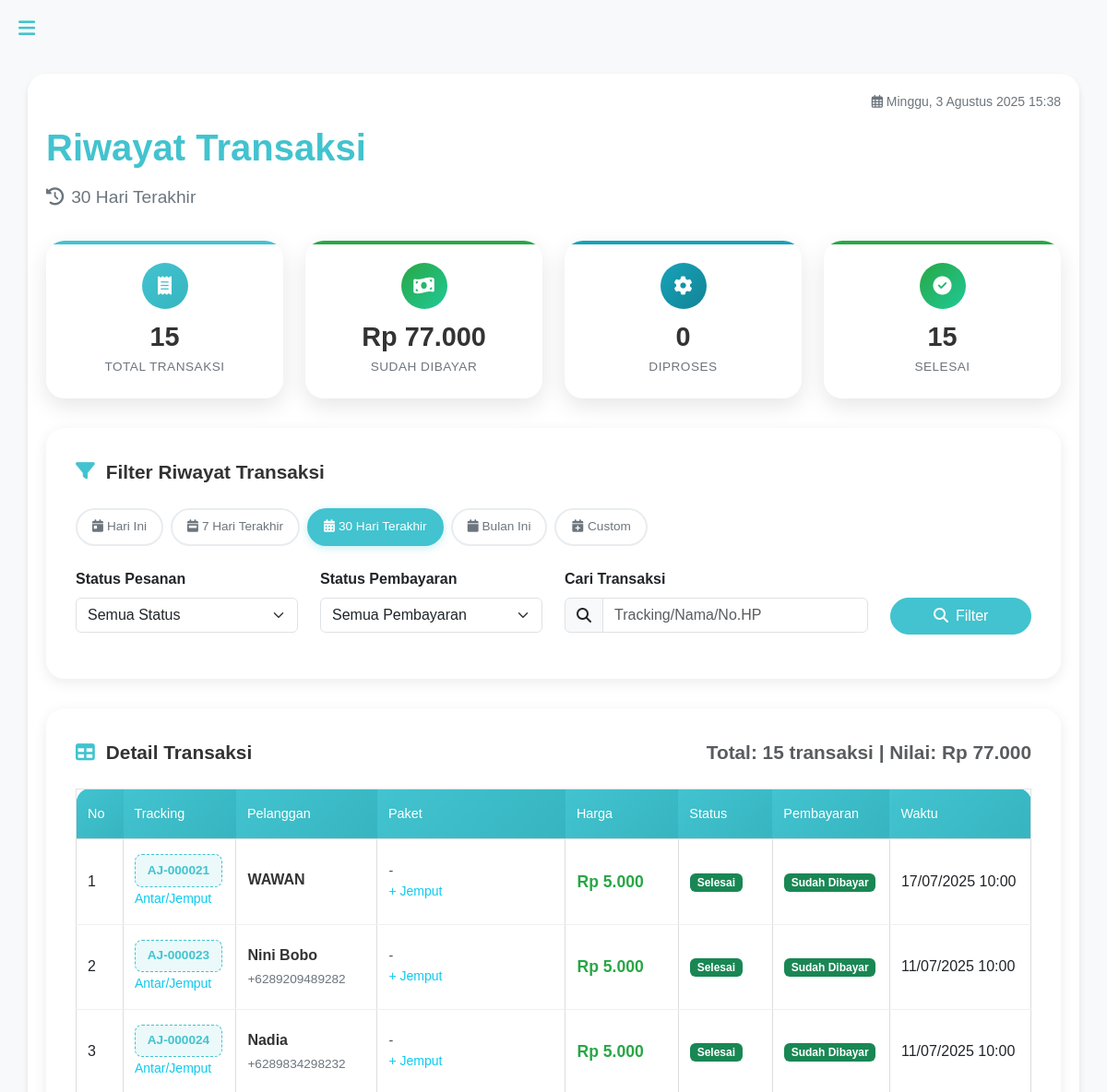
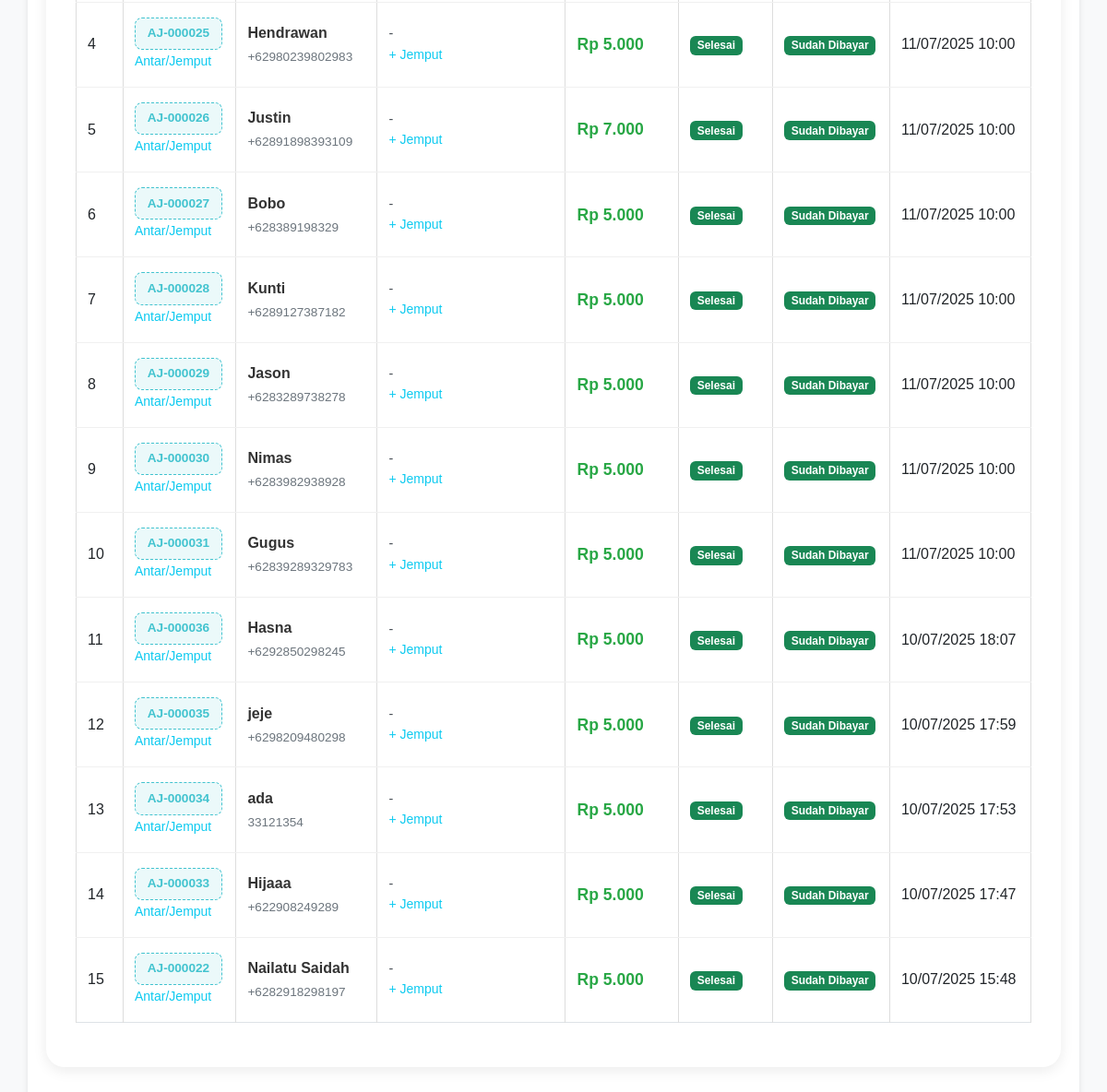
Page /admin/riwayat-transaksi.php?periode=30_hari (signed in) on the committed database (2 pictures, top to bottom).
### tables this page shows
CREATE TABLE `antar_jemput` (
  `id` int NOT NULL,
  `id_pesanan` int DEFAULT NULL,
  `tracking_code` varchar(20) DEFAULT NULL,
  `nama_pelanggan` varchar(100) DEFAULT NULL,
  `no_hp` varchar(15) DEFAULT NULL,
  `id_pelanggan` int DEFAULT NULL,
  `layanan` enum('antar','jemput','antar-jemput') NOT NULL,
  `alamat_antar` text,
  `alamat_jemput` text,
  `status` enum('menunggu','dalam perjalanan','selesai') NOT NULL DEFAULT 'menunggu',
  `selesai_at` datetime DEFAULT NULL,
  `waktu_antar` datetime DEFAULT NULL,
  `waktu_jemput` datetime DEFAULT NULL,
  `harga` decimal(10,2) NOT NULL DEFAULT '5000.00',
  `deleted_at` timestamp NULL DEFAULT NULL,
  `status_pembayaran` enum('belum_dibayar','sudah_dibayar') NOT NULL DEFAULT 'belum_dibayar'
);

### admin/riwayat-transaksi.php (the view, shortened to what this page needs)
<?php
include '../includes/db.php';
function formatTanggalIndonesia($tanggal) {
    $hari = array(
        'Minggu', 'Senin', 'Selasa', 'Rabu', 'Kamis', 'Jumat', 'Sabtu'
    );
    $bulan = array(
        1 => 'Januari', 'Februari', 'Maret', 'April', 'Mei', 'Juni',
        'Juli', 'Agustus', 'September', 'Oktober', 'November', 'Desember'
    );
    $timestamp = strtotime($tanggal);
    $hari_ini = $hari[date('w', $timestamp)];
    $tanggal_ini = date('j', $timestamp);
    $bulan_ini = $bulan[date('n', $timestamp)];
    $tahun_ini = date('Y', $timestamp);
    $jam = date('H:i', $timestamp);
    return "$hari_ini, $tanggal_ini $bulan_ini $tahun_ini $jam";
}
$tanggal_sekarang = formatTanggalIndonesia(date('Y-m-d H:i:s'));
$periode_filter = isset($_GET['periode']) ? $_GET['periode'] : 'hari_ini';
$tanggal_dari = isset($_GET['tanggal_dari']) ? $_GET['tanggal_dari'] : '';
$tanggal_sampai = isset($_GET['tanggal_sampai']) ? $_GET['tanggal_sampai'] : '';
$search = isset($_GET['search']) ? htmlspecialchars($_GET['search'], ENT_QUOTES) : '';
$periode_text = "";
switch ($periode_filter) {
    case '30_hari':
        $periode_text = "30 Hari Terakhir";
        break;
}
$antar_query = "SELECT
    aj.id,
    CONCAT('AJ-', LPAD(aj.id, 6, '0')) as tracking_code,
    aj.harga as harga,
    aj.status,
    aj.status_pembayaran,
    COALESCE(aj.selesai_at, COALESCE(aj.waktu_antar, aj.waktu_jemput)) as waktu,
    COALESCE(pl.nama, aj.nama_pelanggan, 'Pelanggan') as nama_pelanggan,
    COALESCE(pl.no_hp, '') as no_hp,
    '-' as paket_list,
    aj.harga as harga_antar_jemput,
    aj.layanan as layanan_antar_jemput,
    'antar_jemput' as sumber
FROM antar_jemput aj
LEFT JOIN pelanggan pl ON aj.id_pelanggan = pl.id
WHERE aj.status = 'selesai' AND aj.status_pembayaran = 'sudah_dibayar' AND aj.deleted_at IS NULL AND aj.id_pesanan IS NULL";
if ($periode_filter === 'hari_ini') {
    $antar_query .= " AND DATE(COALESCE(aj.selesai_at, COALESCE(aj.waktu_antar, aj.waktu_jemput))) = CURDATE() ";
} elseif ($periode_filter === '7_hari') {
    $antar_query .= " AND DATE(COALESCE(aj.selesai_at, COALESCE(aj.waktu_antar, aj.waktu_jemput))) BETWEEN DATE_SUB(CURDATE(), INTERVAL 6 DAY) AND CURDATE() ";
} elseif ($periode_filter === '30_hari') {
    $antar_query .= " AND DATE(COALESCE(aj.selesai_at, COALESCE(aj.waktu_antar, aj.waktu_jemput))) BETWEEN DATE_SUB(CURDATE(), INTERVAL 29 DAY) AND CURDATE() ";
} elseif ($periode_filter === 'bulan_ini') {
    $antar_query .= " AND MONTH(COALESCE(aj.selesai_at, COALESCE(aj.waktu_antar, aj.waktu_jemput))) = MONTH(CURDATE()) AND YEAR(COALESCE(aj.selesai_at, COALESCE(aj.waktu_antar, aj.waktu_jemput))) = YEAR(CURDATE()) ";
} elseif ($periode_filter === 'custom' && !empty($tanggal_dari) && !empty($tanggal_sampai)) {
    $antar_query .= " AND DATE(COALESCE(aj.selesai_at, COALESCE(aj.waktu_antar, aj.waktu_jemput))) BETWEEN '$tanggal_dari' AND '$tanggal_sampai' ";
}
$antar_result = $conn->query($antar_query);
$all_transaksi = [];
if ($antar_result) {
    while ($row = $antar_result->fetch_assoc()) {
        $all_transaksi[] = $row;
    }
}
usort($all_transaksi, function($a, $b) {
    return strtotime($b['waktu']) - strtotime($a['waktu']);
});
$stat_total_transaksi = count($all_transaksi);
$stat_total_nilai = 0;
$stat_status_diproses = 0;
$stat_status_selesai = 0;
foreach ($all_transaksi as $row) {
    $stat_total_nilai += (int)($row['harga'] ?? 0);
    if (isset($row['status']) && (strtolower($row['status']) === 'selesai' || strtolower($row['status']) === 'completed')) {
        $stat_status_selesai++;
    }
}
function formatTanggalSingkat($tanggal) {
    return date('d/m/Y H:i', strtotime($tanggal));
}
function formatRupiah($angka) {
    $angka = $angka ?? 0;
    return "Rp " . number_format($angka, 0, ',', '.');
}
function getStatusBadge($status) {
    $status = trim(strtolower($status));
    switch ($status) {
        case 'selesai':
        case 'completed':
            return '<span class="badge bg-success">Selesai</span>';
    }
}
function getPembayaranBadge($status) {
    $status = trim(strtolower($status));
    switch ($status) {
        case 'sudah_dibayar':
        case 'sudah dibayar':
        case 'paid':
            return '<span class="badge bg-success">Sudah Dibayar</span>';
    }
}
?>
<!DOCTYPE html>
<html lang="id">
<head>
    <link rel="stylesheet" href="https://cdn.jsdelivr.net/npm/bootstrap@5.3.0/dist/css/bootstrap.min.css">
    <link rel="stylesheet" href="https://cdnjs.cloudflare.com/ajax/libs/font-awesome/6.4.0/css/all.min.css">
    <link rel="stylesheet" href="../assets/css/admin/styles.css">
    <link rel="stylesheet" href="https://cdn.jsdelivr.net/npm/flatpickr/dist/flatpickr.min.css">
</head>
<body>
    <?php include 'sidebar-admin.php'; ?>
    <div class="content" id="content">
        <div class="container">
            <div class="current-date">
                <i class="far fa-calendar-alt"></i> <?php echo $tanggal_sekarang; ?>
            </div>
            <h1 class="page-title">Riwayat Transaksi</h1>
            <div class="periode-subtitle">
                <i class="fas fa-history me-2"></i><?php echo $periode_text; ?>
            </div>
            <div class="stats-dashboard">
    <div class="stat-card primary">
        <div class="stat-icon primary">
            <i class="fas fa-receipt"></i>
        </div>
        <div class="stat-number"><?php echo $stat_total_transaksi; ?></div>
        <div class="stat-label">Total Transaksi</div>
    </div>
    <div class="stat-card success">
        <div class="stat-icon success">
            <i class="fas fa-money-bill-wave"></i>
        </div>
        <div class="stat-number"><?php echo formatRupiah($stat_total_nilai); ?></div>
        <div class="stat-label">Sudah Dibayar</div>
    </div>
    <div class="stat-card info">
        <div class="stat-icon info">
            <i class="fas fa-cog"></i>
        </div>
        <div class="stat-number"><?php echo $stat_status_diproses; ?></div>
        <div class="stat-label">Diproses</div>
    </div>
    <div class="stat-card success">
        <div class="stat-icon success">
            <i class="fas fa-check-circle"></i>
        </div>
        <div class="stat-number"><?php echo $stat_status_selesai; ?></div>
        <div class="stat-label">Selesai</div>
    </div>
</div>
            <div class="filter-container">
                <div class="filter-title">
                    <i class="fas fa-filter"></i>Filter Riwayat Transaksi
                </div>
                <div class="periode-buttons">
                    <a href="?periode=hari_ini" class="periode-btn <?php echo $periode_filter === 'hari_ini' ? 'active' : ''; ?>">
                        <i class="fas fa-calendar-day me-1"></i>Hari Ini
                    </a>
                    <a href="?periode=7_hari" class="periode-btn <?php echo $periode_filter === '7_hari' ? 'active' : ''; ?>">
                        <i class="fas fa-calendar-week me-1"></i>7 Hari Terakhir
                    </a>
                    <a href="?periode=30_hari" class="periode-btn <?php echo $periode_filter === '30_hari' ? 'active' : ''; ?>">
                        <i class="fas fa-calendar-alt me-1"></i>30 Hari Terakhir
                    </a>
                    <a href="?periode=bulan_ini" class="periode-btn <?php echo $periode_filter === 'bulan_ini' ? 'active' : ''; ?>">
                        <i class="fas fa-calendar me-1"></i>Bulan Ini
                    </a>
                    <button type="button" class="periode-btn <?php echo $periode_filter === 'custom' ? 'active' : ''; ?>" onclick="toggleCustomDate()">
                        <i class="fas fa-calendar-plus me-1"></i>Custom
                    </button>
                </div>
                <form method="GET" action="">
                    <div class="row">
                        <div class="col-md-3">
                            <div class="mb-3">
                                <label class="form-label fw-semibold">Status Pesanan</label>
                                <select class="form-select" name="status">
    <option value="">Semua Status</option>
</select>
                            </div>
                        </div>
                        <div class="col-md-3">
                            <div class="mb-3">
                                <label class="form-label fw-semibold">Status Pembayaran</label>
                                <select class="form-select" name="pembayaran">
                                    <option value="">Semua Pembayaran</option>
                                </select>
                            </div>
                        </div>
                        <div class="col-md-4">
                            <div class="mb-3">
                                <label class="form-label fw-semibold">Cari Transaksi</label>
                                <div class="input-group">
                                    <span class="input-group-text"><i class="fas fa-search"></i></span>
                                    <input type="text" class="form-control" name="search" placeholder="Tracking/Nama/No.HP" value="<?php echo htmlspecialchars($search); ?>">
                                </div>
                            </div>
                        </div>
                        <div class="col-md-2">
                            <div class="mb-3">
                                <label class="form-label">&nbsp;</label>
                                <div class="d-grid">
                                    <button type="submit" class="btn btn-primary">
                                        <i class="fas fa-search me-2"></i>Filter
                                    </button>
                                </div>
                            </div>
                        </div>
                    </div>
                </form>
            </div>
            <div class="table-container">
                <div class="table-title">
                    <span><i class="fas fa-table"></i>Detail Transaksi</span>
                    <div class="text-muted">
                        Total: <?php echo $stat_total_transaksi; ?> transaksi |
                        Nilai: <?php echo formatRupiah($stat_total_nilai); ?>
                    </div>
                </div>
                <?php if (count($all_transaksi) > 0): ?>
                    <div class="desktop-table">
                        <div class="table-responsive">
                            <table class="table">
                                <thead>
                                    <tr>
                                        <th width="50">No</th>
                                        <th width="120">Tracking</th>
                                        <th width="150">Pelanggan</th>
                                        <th width="200">Paket</th>
                                        <th width="120">Harga</th>
                                        <th width="100">Status</th>
                                        <th width="120">Pembayaran</th>
                                        <th width="150">Waktu</th>
                                    </tr>
                                </thead>
                                <tbody>
                                    <?php
                                    $no = 1;
                                    foreach ($all_transaksi as $row):
                                        $total_harga = $row['harga'];
                                        $is_antar = ($row['sumber'] === 'antar_jemput');
                                    ?>
                                        <tr>
                                            <td><?php echo $no++; ?></td>
                                            <td>
                                                <span class="tracking-id"><?php echo $row['tracking_code']; ?></span>
                                                <?php if ($is_antar): ?><br><small class="text-info">Antar/Jemput</small><?php endif; ?>
                                            </td>
                                            <td>
                                                <div class="customer-info"><?php echo htmlspecialchars($row['nama_pelanggan']); ?></div>
                                                <div class="customer-phone"><?php echo $row['no_hp']; ?></div>
                                            </td>
                                            <td>
                                                <div class="paket-info"><?php echo htmlspecialchars($row['paket_list']); ?></div>
                                                <?php if (!empty($row['layanan_antar_jemput'])): ?>
                                                    <small class="text-info">+ <?php echo ucfirst($row['layanan_antar_jemput']); ?></small>
                                                <?php endif; ?>
                                            </td>
                                            <td>
                                                <div class="price-amount"><?php echo formatRupiah($total_harga); ?></div>
                                            </td>
                                            <td><?php echo getStatusBadge($row['status']); ?></td>
                                            <td><?php echo getPembayaranBadge($row['status_pembayaran']); ?></td>
                                            <td><?php echo formatTanggalSingkat($row['waktu']); ?></td>
                                        </tr>
                                    <?php endforeach; ?>
                                </tbody>
                            </table>
                        </div>
                    </div>
                <?php endif; ?>
            </div>
        </div>
    </div>
</body>
</html>

### assets/css/admin/styles.css (style rules this page uses)
body { font-family: Arial, sans-serif; background-color: #f8f9fa; margin: 0; }
.container { background-color: #fff; border-radius: 20px; box-shadow: 0 4px 6px rgba(0, 0, 0, 0.1); padding: 20px; }
h1 { color: #42c3cf; }
.btn-primary { background-color: #42c3cf; border-color: #42c3cf; border-radius: 30px; padding: 7px 20px; }
table thead { background-color: #42c3cf; color: #fff; }
table tbody tr:nth-child(even) { background-color: #f9fafa; }
.content { margin-left: 260px; padding: 35px; transition: all 0.3s ease-in-out; }
table { width: 100%; border-collapse: collapse; }
table, th, td { border: 1px solid #ddd; }
th, td { padding: 10px; }
th { background-color: #42c3cf; color: white; }
.content::after { content: "© Destio Wahyu - Zeea Laundry. All Rights Reserved."; display: block; text-align: center; font-size: 14px; color: #666; margin-top: 20px; padding: 10px 0; border-top: 1px solid #eee; }
@media (max-width: 1440px) { .content { padding: 80px 18px; margin-left: 0; } }

### rows in the picture
antar_jemput: tracking_code "AJ-000021", nama_pelanggan "WAWAN", paket_list "-", layanan "Jemput", harga "Rp 5.000", status "Selesai", status_pembayaran "Sudah Dibayar", waktu "17/07/2025 10:00"
antar_jemput: tracking_code "AJ-000023", nama_pelanggan "Nini Bobo", no_hp "+6289209489282", paket_list "-", layanan "Jemput", harga "Rp 5.000", status "Selesai", status_pembayaran "Sudah Dibayar", waktu "11/07/2025 10:00"
antar_jemput: tracking_code "AJ-000024", nama_pelanggan "Nadia", no_hp "+6289834298232", paket_list "-", layanan "Jemput", harga "Rp 5.000", status "Selesai", status_pembayaran "Sudah Dibayar", waktu "11/07/2025 10:00"
antar_jemput: tracking_code "AJ-000025", nama_pelanggan "Hendrawan", no_hp "+62980239802983", paket_list "-", layanan "Jemput", harga "Rp 5.000", status "Selesai", status_pembayaran "Sudah Dibayar", waktu "11/07/2025 10:00"
antar_jemput: tracking_code "AJ-000026", nama_pelanggan "Justin", no_hp "+62891898393109", paket_list "-", layanan "Jemput", harga "Rp 7.000", status "Selesai", status_pembayaran "Sudah Dibayar", waktu "11/07/2025 10:00"
antar_jemput: tracking_code "AJ-000027", nama_pelanggan "Bobo", no_hp "+628389198329", paket_list "-", layanan "Jemput", harga "Rp 5.000", status "Selesai", status_pembayaran "Sudah Dibayar", waktu "11/07/2025 10:00"
antar_jemput: tracking_code "AJ-000028", nama_pelanggan "Kunti", no_hp "+6289127387182", paket_list "-", layanan "Jemput", harga "Rp 5.000", status "Selesai", status_pembayaran "Sudah Dibayar", waktu "11/07/2025 10:00"
antar_jemput: tracking_code "AJ-000029", nama_pelanggan "Jason", no_hp "+6283289738278", paket_list "-", layanan "Jemput", harga "Rp 5.000", status "Selesai", status_pembayaran "Sudah Dibayar", waktu "11/07/2025 10:00"
antar_jemput: tracking_code "AJ-000030", nama_pelanggan "Nimas", no_hp "+6283982938928", paket_list "-", layanan "Jemput", harga "Rp 5.000", status "Selesai", status_pembayaran "Sudah Dibayar", waktu "11/07/2025 10:00"
antar_jemput: tracking_code "AJ-000031", nama_pelanggan "Gugus", no_hp "+62839289329783", paket_list "-", layanan "Jemput", harga "Rp 5.000", status "Selesai", status_pembayaran "Sudah Dibayar", waktu "11/07/2025 10:00"
antar_jemput: tracking_code "AJ-000036", nama_pelanggan "Hasna", no_hp "+6292850298245", paket_list "-", layanan "Jemput", harga "Rp 5.000", status "Selesai", status_pembayaran "Sudah Dibayar", waktu "10/07/2025 18:07"
antar_jemput: tracking_code "AJ-000035", nama_pelanggan "jeje", no_hp "+6298209480298", paket_list "-", layanan "Jemput", harga "Rp 5.000", status "Selesai", status_pembayaran "Sudah Dibayar", waktu "10/07/2025 17:59"
antar_jemput: tracking_code "AJ-000034", nama_pelanggan "ada", no_hp "33121354", paket_list "-", layanan "Jemput", harga "Rp 5.000", status "Selesai", status_pembayaran "Sudah Dibayar", waktu "10/07/2025 17:53"
antar_jemput: tracking_code "AJ-000033", nama_pelanggan "Hijaaa", no_hp "+622908249289", paket_list "-", layanan "Jemput", harga "Rp 5.000", status "Selesai", status_pembayaran "Sudah Dibayar", waktu "10/07/2025 17:47"
antar_jemput: tracking_code "AJ-000022", nama_pelanggan "Nailatu Saidah", no_hp "+6282918298197", paket_list "-", layanan "Jemput", harga "Rp 5.000", status "Selesai", status_pembayaran "Sudah Dibayar", waktu "10/07/2025 15:48"

### other values in the picture
$tanggal_sekarang "Minggu, 3 Agustus 2025 15:38"
$periode_text "30 Hari Terakhir"
$stat_total_transaksi "15"
formatRupiah($stat_total_nilai) "Rp 77.000"
$stat_status_diproses "0"
$stat_status_selesai "15"
